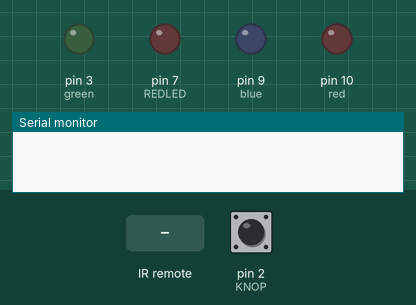
Recording of a sketch running on a simulated Arduino Uno, built with avr-gcc and run on an emulated ATmega328P. Parts: output pins drawn as LEDs (lit = HIGH), the last lines printed to the serial monitor. The inputs (shaded band) are chosen by the test bench; at power-on: pin 2 (KNOP) LOW.

Above: at 1.2 s.
1.3 s: infrared code 0xF7C03F received
At 2.5 s:
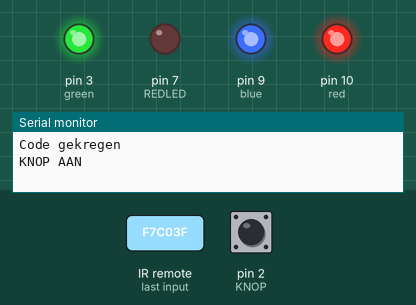
2.8 s: infrared code 0xF7609F received
At 3.7 s:
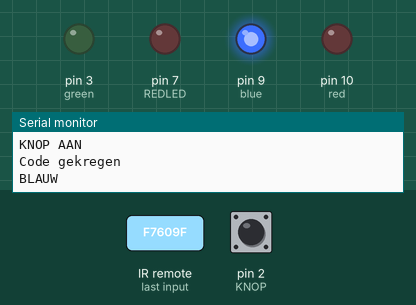
4.3 s: infrared code 0xF7A05F received
At 4.8 s:
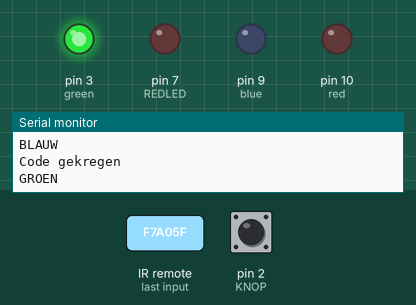
5.8 s: infrared code 0xF720DF received
At 7.2 s:
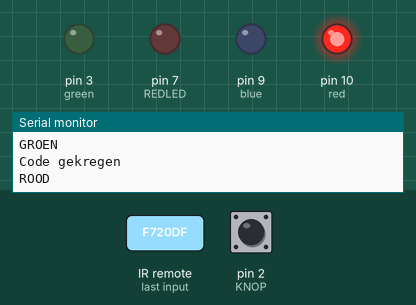
Timing chart, 0 to 8.3 s (numbered marks = the images above; inputs shaded):
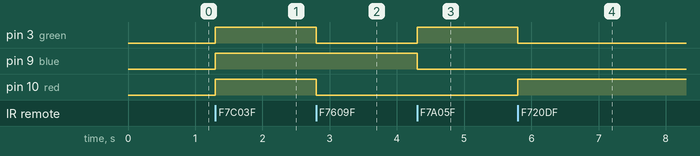

Measured:
- after the input at 1.3 s, pin 3 (green), pin 9 (blue), pin 10 (red): LOW → HIGH at once
- after the input at 2.8 s, pin 3 (green), pin 10 (red): HIGH → LOW at once
- after the input at 4.3 s, pin 3 (green): LOW → HIGH at once; pin 9 (blue): HIGH → LOW at once
- after the input at 5.8 s, pin 3 (green): HIGH → LOW at once; pin 10 (red): LOW → HIGH at once

The sketch:

main_led_controller.ino
```cpp
#include <IRremote.h>
const int recpin = 12;
IRrecv irrecv(recpin);
decode_results results;
unsigned long key_value = 0;
#define REDLED 7
#define KNOP 2

const int red = 10;
const int blue = 9;
const int green = 3;
const int fadespeed = 10;
volatile int buttonState = 0; //volatile = verandering niet te voorspellen

void setup() {
  // put your setup code here, to run once:
  Serial.begin(9600);
  pinMode(REDLED, OUTPUT);
  pinMode(red, OUTPUT);
  pinMode(green, OUTPUT);
  pinMode(blue, OUTPUT);
  pinMode(KNOP, INPUT);
  attachInterrupt(0, pin_ISR, RISING);
  irrecv.enableIRIn(); //ir receiver aanzetten
  irrecv.blink13(true); //led 13 zal blinken als rec een signaal krijgt

}

int niveau = -1;
int aanremote = 1;

void blauw(){
  analogWrite(red, LOW);
  analogWrite(green, LOW);
  analogWrite(blue, 255);
}
void rood(){
  analogWrite(red, 255);
  analogWrite(green, LOW);
  analogWrite(blue, LOW);
}
void groen(){
  analogWrite(red, LOW);
  analogWrite(green, 255);
  analogWrite(blue, LOW);
}

void wit(){
  analogWrite(red, 255);
  analogWrite(green, 255);
  analogWrite(blue, 255);
}

void aan(){
  analogWrite(red, 122);
  analogWrite(green, 122);
  analogWrite(blue, 122);
}

void ledsuit(){
  niveau = -1;
  aanremote = -1;
  digitalWrite(REDLED, LOW);
  analogWrite(red, LOW);
  analogWrite(green, LOW);
  analogWrite(blue, LOW);
}

void testleds(){
  digitalWrite(REDLED, HIGH);

  analogWrite(green, 255);
  analogWrite(red, 255);
  Serial.println("Gedurende 5 sec kleur ...");
  delay(5000);

  Serial.println("Nu geleidelijk ... incrementeren");
  for(int i = 0; i<255; i++){
     analogWrite(blue, i);
     delay(10);
  }
  Serial.println("Gedurende 5 sec ...");
  delay(5000);
  analogWrite(red, LOW);
}

void simpelefade(){
  Serial.println("Simpele Fade programma");
  int r,b,g;
  analogWrite(blue, 255);
  for(r=0;r<256;r++){
    analogWrite(red, r);
    delay(fadespeed);
  }
  Serial.println("Fade Gedaan");
}

void ledsfade(){
  Serial.println("Fade programma");
  int r,b,g;

  for(r=0;r<256;r++){
    analogWrite(red, r);
    delay(fadespeed);
  }

  for(b = 255; b>0;b--){
    analogWrite(blue,b);
    delay(fadespeed);
  }

  for(g=0;g<256;g++){
    analogWrite(green, g);
    delay(fadespeed);
  }

  for(r = 255; r>0;r--){
    analogWrite(red,r);
    delay(fadespeed);
  }

  for(b=0;b<256;b++){
    analogWrite(blue, b);
    delay(fadespeed);
  }

  for(g = 255; g>0;g--){
    analogWrite(green,g);
    delay(fadespeed);
  }

}


void loop() {
  //lees staat knop

    //als rec een code heeft gekregen zal
    if(irrecv.decode(&results)){
        Serial.println("Code gekregen");
        if(results.value == 0XFFFFFFFF){
          results.value = key_value;
        }
        switch(results.value){
          case 0xF7C03F:
          Serial.println("KNOP AAN");
          wit();
          break;

          case 0xF740BF:
          Serial.println("KNOP UIT");
          ledsuit();
          break;

          case 0xF7E01F:
          Serial.println("WIT");
          wit();
          break;

          case 0xF7609F:
          Serial.println("BLAUW");
          blauw();
          break;

          case 0xF7A05F:
          Serial.println("GROEN");
          groen();
          break;

          case 0xF720DF:
          Serial.println("ROOD");
          rood();
          break;
        }

        key_value = results.value;
        irrecv.resume();

  }
}

void pin_ISR(){

  buttonState = digitalRead(KNOP);

  //als knop ingedrukt is, wachten tot weer los. En Leds uitdoen of aan
  if(buttonState>0){
    niveau *= -1;
    aanremote *= -1;
  }
  while(buttonState>0){
    buttonState = digitalRead(KNOP);
  }


}
```
